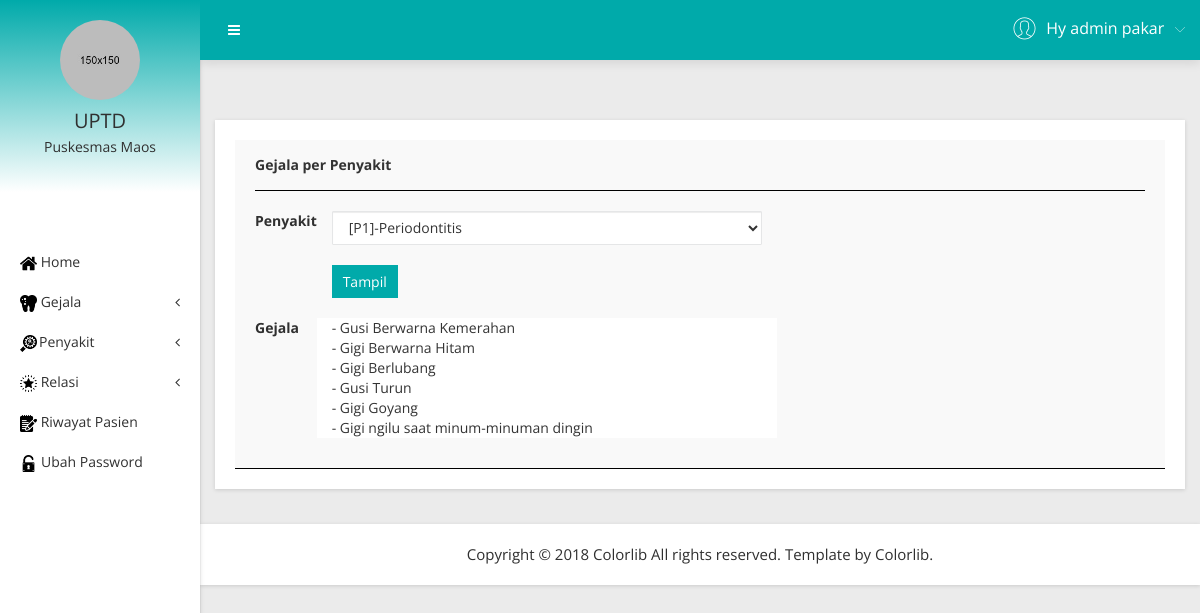
Page /index.php/c_admincrud/search_gejala on the committed database.
### tables this page shows
CREATE TABLE IF NOT EXISTS `tb_relasi` (
  `id` int(15) NOT NULL,
  `kd_diagnosa` varchar(20) NOT NULL,
  `kd_gejala` varchar(20) NOT NULL,
  `mb` double NOT NULL,
  `md` double NOT NULL
);

CREATE TABLE IF NOT EXISTS `tb_gejala` (
  `id` int(11) NOT NULL,
  `kd_gejala` varchar(15) NOT NULL,
  `nama_gejala` varchar(256) NOT NULL,
  `keterangan` text NOT NULL
);

### application/controllers/c_admincrud.php (called while the page is built, shortened)
<?php
class C_admincrud extends CI_Controller {
    public function __construct()
    {
        $this->load->model('m_admincrud');
    }
    public function search_gejala(){
      $data['tampilpenyakit']=$this->m_admincrud->get_seluruhpenyakit();
      $data['tampilsearch']=$this->m_admincrud->get_keyword();
      $this->load->view('v_laporangejala',$data);
      }
}

### index.php (called while the page is built, shortened)
<?php
require_once BASEPATH.'core/CodeIgniter.php';

### application/models/m_admincrud.php (called while the page is built, shortened)
<?php
class M_admincrud extends CI_Model
{
    public function get_keyword(){
      $cari = $this->input->GET('cari',true);
      $query = $this-> db->query("SELECT tb_relasi.kd_diagnosa,tb_penyakit.nama_diagnosa,tb_relasi.kd_gejala,tb_gejala.nama_gejala FROM tb_relasi INNER JOIN tb_penyakit ON tb_relasi.kd_diagnosa=tb_penyakit.kd_diagnosa JOIN tb_gejala on tb_relasi.kd_gejala=tb_gejala.kd_gejala
      WHERE tb_relasi.kd_diagnosa LIKE '%$cari%'");
      return $query->result();
    }
}

### application/views/v_laporangejala.php (the view, shortened to what this page needs)
<?php $this->load->view('template_admin/header_menusamping'); ?>
            <div class="admin-dashone-data-table-area" style = "margin-top:60px;">
                <div class="container-fluid">
                    <div class="row">
                        <div class="col-lg-12">
                            <div class="sparkline8-list shadow-reset tab-pane fade in animated zoomInDown custom-inbox-message shadow-reset active">
                                <div class="sparkline8-hd">
                                    <div class="main-sparkline8-hd">
                                        <p><b>Gejala per Penyakit</b></p>
                                        <div style="padding:0.5px; background-color:#000; margin-bottom:20px;"></div>
                                                            <form action="<?php echo base_url() ?>index.php/c_admincrud/search_gejala">
                                                                <div class="form-group-inner">
                                                                    <div class="row">
                                                                        <div class="col-sm-1">
                                                                            <label class="">Penyakit</label>
                                                                        </div>
                                                                        <div class="col-sm-6">
                                                                            <select class="form-control custom-select-value" name="cari">
                                                                            <?php foreach($tampilsearch as $row){ ?>
                                                                            <option value="<?php echo $row->kd_diagnosa;?>">[<?php echo $row->kd_diagnosa;?>]-<?php echo $row->nama_diagnosa;?></option>
                                                                            <?php break; ?>
                                                                            <?php } ?>
                                                                        </select>
                                                                    </div>
                                                                    </div>
                                                                    <div class="form-group-inner">
                                                                    <div class="login-btn-inner">
                                                                        <div class="row">
                                                                            <div class="col-lg-1"></div>
                                                                            <div class="col-lg-9">
                                                                                <div class="login-horizental cancel-wp pull-left">
                                                                                <button class="btn btn-sm btn-primary login-submit-cs" type="submit">Tampil</button>
                                                                                </div>
                                                                            </div>
                                                                        </div>
                                                                    </div>
                                                                    <div class="row" style="margin-top:20px !important;">
                                                                    <div class="col-sm-1">
                                                                                <label class="">Gejala</label>
                                                                            </div>
                                                                        <div class="col-sm-6" style="background-color:white !important;">
                                                                        <?php
                                                                        if(count($tampilsearch) == 0){
                                                                            echo "belum ada relasi";
                                                                        }
                                                                        else{
                                                                        foreach($tampilsearch as $row){ ?>
                                                                        <div>- <?php echo $row->nama_gejala;?></div>
                                                                        <?php }
                                                                        } ?>
                                                                        </div>
                                                                    </div>
                                                                </div>
                                                            </form>
                                    </div>
                                </div>
                            </div>
                        </div>
                    </div>
                </div>
            </div>
<?php $this->load->view('template_admin/footer'); ?>

### application/views/template_admin/header_menusamping.php (shortened to what this page needs)
<!doctype html>
<html class="no-js" lang="en">
<head>
    <link rel="stylesheet" href="http://localhost/gigidanmulut/assets/css/bootstrap.min.css">
    <link rel="stylesheet" href="http://localhost/gigidanmulut/assets/css/font-awesome.min.css">
    <link rel="stylesheet" href="http://localhost/gigidanmulut/assets/css/adminpro-custon-icon.css">
    <link rel="stylesheet" href="http://localhost/gigidanmulut/assets/css/meanmenu.min.css">
    <link rel="stylesheet" href="http://localhost/gigidanmulut/assets/css/jquery.mCustomScrollbar.min.css">
    <link rel="stylesheet" href="http://localhost/gigidanmulut/assets/css/animate.css">
    <link rel="stylesheet" href="http://localhost/gigidanmulut/assets/css/data-table/bootstrap-table.css">
    <link rel="stylesheet" href="http://localhost/gigidanmulut/assets/css/data-table/bootstrap-editable.css">
    <link rel="stylesheet" href="http://localhost/gigidanmulut/assets/css/normalize.css">
    <link rel="stylesheet" href="http://localhost/gigidanmulut/assets/css/c3.min.css">
    <link rel="stylesheet" href="http://localhost/gigidanmulut/assets/css/form/all-type-forms.css">
    <link rel="stylesheet" href="http://localhost/gigidanmulut/assets/css/style.css">
    <link rel="stylesheet" href="http://localhost/gigidanmulut/assets/css/responsive.css">
</head>
<body class="materialdesign">
    <div class="wrapper-pro">
        <div class="left-sidebar-pro">
            <nav id="sidebar">
                <div class="sidebar-header">
                    <a href="#"><img src="img/message/1.jpg" alt="" />
                    </a>
                    <h3>UPTD</h3>
                    <p>Puskesmas Maos</p>
                </div>
                <div style="margin-top:50px !important;" class="left-custom-menu-adp-wrap">
                    <ul class="nav navbar-nav left-sidebar-menu-pro">
                        <li class="nav-item">
                            <a href="<?php echo base_url('index.php/welcome');?>"><img src="http://localhost/gigidanmulut/assets/img/home.png" width="17px" height="17px"></i> <span class="mini-dn">Home</span> <span class="indicator-right-menu mini-dn"></span></a>
                        </li>
                        <li class="nav-item"><a href="#" data-toggle="dropdown" role="button" aria-expanded="false" class="nav-link dropdown-toggle"><img src="http://localhost/gigidanmulut/assets/img/caries.png" width="17px" height="17px"></i> <span class="mini-dn">Gejala</span> <span class="indicator-right-menu mini-dn"><i class="fa indicator-mn fa-angle-left"></i></span></a>
                        </li>
                        <li class="nav-item"><a href="#" data-toggle="dropdown" role="button" aria-expanded="false" class="nav-link dropdown-toggle"><img src="http://localhost/gigidanmulut/assets/img/disease.png" width="17px" height="17px" style="margin-right:2px;"><span class="mini-dn">Penyakit</span> <span class="indicator-right-menu mini-dn"><i class="fa indicator-mn fa-angle-left"></i></span></a>
                        </li>
                        <li class="nav-item"><a href="#" data-toggle="dropdown" role="button" aria-expanded="false" class="nav-link dropdown-toggle"><img src="http://localhost/gigidanmulut/assets/img/star.png" width="17px" height="17px"> <span class="mini-dn">Relasi</span> <span class="indicator-right-menu mini-dn"><i class="fa indicator-mn fa-angle-left"></i></span></a>
                        </li>
                        <li class="nav-item">
                            <a href="<?php echo base_url();?>index.php/welcome/riwayatpasien" ><img src="http://localhost/gigidanmulut/assets/img/riwayat.png" width="17px" height="17px" > <span class="mini-dn">Riwayat Pasien</span> <span class="indicator-right-menu mini-dn"></span></a>
                        </li>
                        <li class="nav-item">
                            <a href="<?php echo base_url();?>index.php/welcome/change_password" ><img src="http://localhost/gigidanmulut/assets/img/password.png" width="17px" height="17px" style="margin-right:4px;"><span class="mini-dn">Ubah Password</span> <span class="indicator-right-menu mini-dn"></span></a>
                        </li>
                    </ul>
                </div>
            </nav>
        </div>
        <div class="content-inner-all">
            <div class="header-top-area">
                <div class="fixed-header-top">
                    <div class="container-fluid">
                        <div class="row">
                            <div class="col-lg-1 col-md-6 col-sm-6 col-xs-12">
                                <button type="button" id="sidebarCollapse" class="btn bar-button-pro header-drl-controller-btn btn-info navbar-btn">
                                    <i class="fa fa-bars"></i>
                                </button>
                            </div>
                            <div class="col-lg-5 col-md-5 col-sm-6 col-xs-12">
                                <div class="header-right-info">
                                    <ul class="nav navbar-nav mai-top-nav header-right-menu">
                                        <li class="nav-item">
                                            <a href="#" data-toggle="dropdown" role="button" aria-expanded="false" class="nav-link dropdown-toggle">
                                                <span class="adminpro-icon adminpro-user-rounded header-riht-inf"></span>
                                                <span class="admin-name">Hy admin pakar</span>
                                                <span class="author-project-icon adminpro-icon adminpro-down-arrow"></span>
                                            </a>
                                        </li>
                                    </ul>
                                </div>
                            </div>
                        </div>
                    </div>
                </div>
            </div>

### application/views/template_admin/footer.php (shortened to what this page needs)
 <div class="footer-copyright-area" style="margin-top: 35px;">
        <div class="container-fluid">
            <div class="row">
                <div class="col-lg-12">
                    <div class="footer-copy-right">
                        <p>Copyright &#169; 2018 Colorlib All rights reserved. Template by <a href="https://colorlib.com">Colorlib</a>.</p>
                    </div>
                </div>
            </div>
        </div>
    </div>
</body>
</html>

### rows in the picture
tb_relasi: tb_gejala.nama_gejala "Gusi Berwarna Kemerahan"
tb_relasi: tb_gejala.nama_gejala "Gigi Berwarna Hitam"
tb_relasi: tb_gejala.nama_gejala "Gigi Berlubang"
tb_relasi: tb_gejala.nama_gejala "Gusi Turun"
tb_relasi: tb_gejala.nama_gejala "Gigi Goyang"
tb_relasi: tb_gejala.nama_gejala "Gigi ngilu saat minum-minuman dingin"
